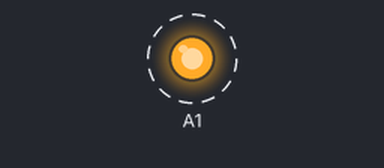
A sketch run on a simulated Arduino Uno, built with avr-gcc and run on an emulated ATmega328P. Parts: output pins drawn as LEDs (lit = HIGH). Dashed ring = blinking.

Above: at 0.2 s.
Timing chart, 0 to 3.0 s (numbered marks = the images above):
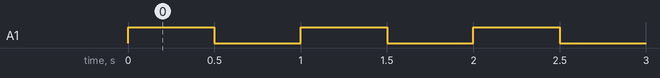

The sketch:

6.2.ino
```cpp
void setup() {
  // настройка пина A1 как выход
  pinMode(A1, OUTPUT);
}

void loop() {
  // подаем высокий уровень сигнала на A1
  digitalWrite(A1, HIGH);
  // приостанавливаем выполнение программы на 500мс
  delay(500);
  // подаем низкий уровень сигнала на A1
  digitalWrite(A1, LOW);
  // приостанавливаем выполнение программы на 500мс
  delay(500);
}
```

Measured:
- by itself, A1: alternates HIGH for 0.50 s and LOW for 0.50 s
